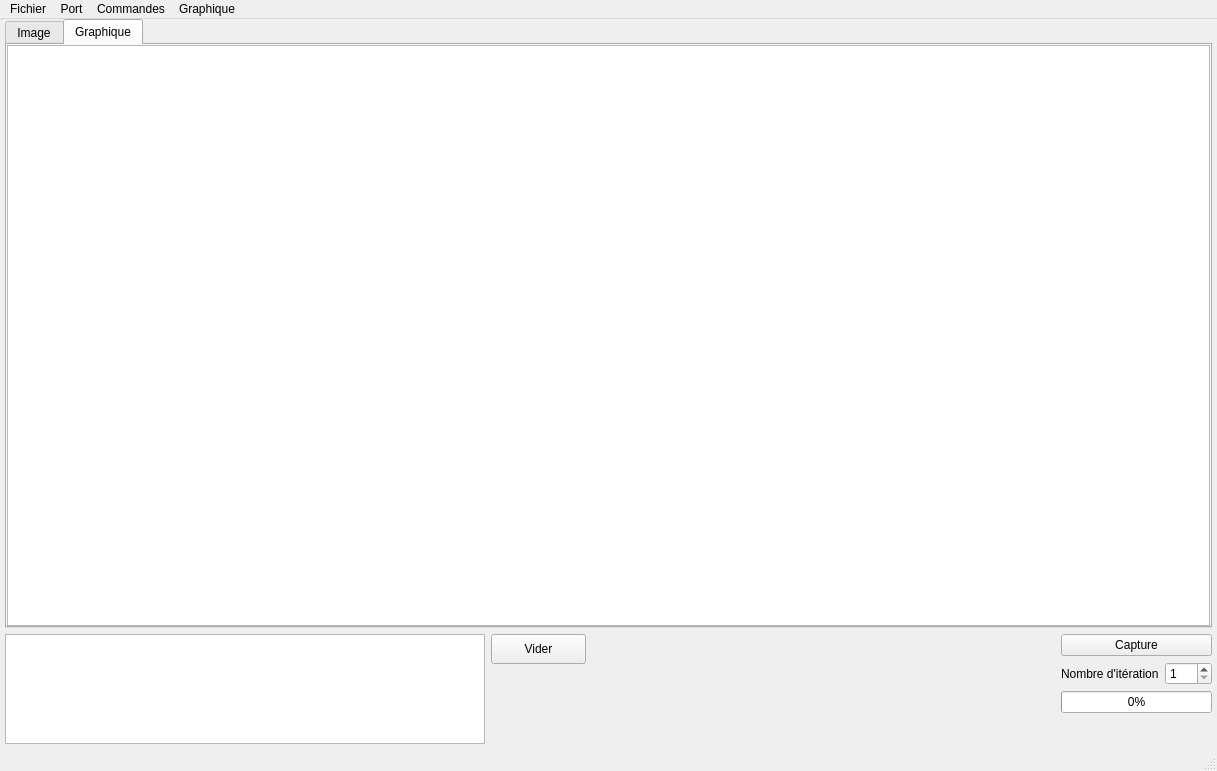
<?xml version="1.0" encoding="UTF-8"?>
<ui version="4.0">
 <class>MainWindow</class>
 <widget class="QMainWindow" name="MainWindow">
  <property name="windowModality">
   <enum>Qt::NonModal</enum>
  </property>
  <property name="geometry">
   <rect>
    <x>0</x>
    <y>0</y>
    <width>1217</width>
    <height>771</height>
   </rect>
  </property>
  <property name="minimumSize">
   <size>
    <width>1135</width>
    <height>730</height>
   </size>
  </property>
  <property name="windowTitle">
   <string>Camera GUI</string>
  </property>
  <property name="windowIcon">
   <iconset>
    <normaloff>ulaval_shield.png</normaloff>ulaval_shield.png</iconset>
  </property>
  <widget class="QWidget" name="centralwidget">
   <layout class="QGridLayout" name="gridLayout" rowstretch="1,0" columnstretch="1,0">
    <property name="sizeConstraint">
     <enum>QLayout::SetDefaultConstraint</enum>
    </property>
    <property name="leftMargin">
     <number>5</number>
    </property>
    <property name="topMargin">
     <number>0</number>
    </property>
    <property name="rightMargin">
     <number>5</number>
    </property>
    <property name="bottomMargin">
     <number>5</number>
    </property>
    <item row="0" column="0" colspan="2">
     <widget class="QTabWidget" name="tabWidget">
      <property name="sizeIncrement">
       <size>
        <width>1</width>
        <height>1</height>
       </size>
      </property>
      <property name="tabPosition">
       <enum>QTabWidget::North</enum>
      </property>
      <property name="tabShape">
       <enum>QTabWidget::Rounded</enum>
      </property>
      <property name="currentIndex">
       <number>1</number>
      </property>
      <property name="usesScrollButtons">
       <bool>true</bool>
      </property>
      <widget class="QWidget" name="tab_image">
       <attribute name="title">
        <string>Image</string>
       </attribute>
       <layout class="QVBoxLayout" name="verticalLayout_8">
        <property name="leftMargin">
         <number>0</number>
        </property>
        <property name="topMargin">
         <number>0</number>
        </property>
        <property name="rightMargin">
         <number>0</number>
        </property>
        <property name="bottomMargin">
         <number>0</number>
        </property>
        <item>
         <widget class="QLabel" name="image_capteur">
          <property name="sizePolicy">
           <sizepolicy hsizetype="Preferred" vsizetype="Preferred">
            <horstretch>0</horstretch>
            <verstretch>0</verstretch>
           </sizepolicy>
          </property>
          <property name="cursor">
           <cursorShape>ArrowCursor</cursorShape>
          </property>
          <property name="text">
           <string/>
          </property>
          <property name="scaledContents">
           <bool>true</bool>
          </property>
          <property name="indent">
           <number>-1</number>
          </property>
         </widget>
        </item>
       </layout>
      </widget>
      <widget class="QWidget" name="tab_graphique">
       <property name="sizePolicy">
        <sizepolicy hsizetype="Expanding" vsizetype="Expanding">
         <horstretch>0</horstretch>
         <verstretch>0</verstretch>
        </sizepolicy>
       </property>
       <property name="minimumSize">
        <size>
         <width>1187</width>
         <height>573</height>
        </size>
       </property>
       <attribute name="title">
        <string>Graphique</string>
       </attribute>
       <layout class="QVBoxLayout" name="verticalLayout_9" stretch="0">
        <property name="leftMargin">
         <number>0</number>
        </property>
        <property name="topMargin">
         <number>0</number>
        </property>
        <property name="rightMargin">
         <number>0</number>
        </property>
        <property name="bottomMargin">
         <number>0</number>
        </property>
        <item>
         <widget class="PlotWidget" name="graphicsView_moyenne">
          <property name="sizePolicy">
           <sizepolicy hsizetype="Preferred" vsizetype="Preferred">
            <horstretch>0</horstretch>
            <verstretch>0</verstretch>
           </sizepolicy>
          </property>
          <property name="sizeIncrement">
           <size>
            <width>1</width>
            <height>1</height>
           </size>
          </property>
         </widget>
        </item>
       </layout>
      </widget>
     </widget>
    </item>
    <item row="1" column="1">
     <layout class="QFormLayout" name="formLayout">
      <item row="0" column="0" colspan="2">
       <widget class="QPushButton" name="bouton_capture">
        <property name="sizePolicy">
         <sizepolicy hsizetype="Preferred" vsizetype="Preferred">
          <horstretch>0</horstretch>
          <verstretch>0</verstretch>
         </sizepolicy>
        </property>
        <property name="text">
         <string>Capture</string>
        </property>
       </widget>
      </item>
      <item row="1" column="0">
       <widget class="QLabel" name="label_nbrCapture">
        <property name="text">
         <string>Nombre d'itération</string>
        </property>
       </widget>
      </item>
      <item row="1" column="1">
       <widget class="QSpinBox" name="spinBox_nbrCapture">
        <property name="minimum">
         <number>1</number>
        </property>
        <property name="maximum">
         <number>100</number>
        </property>
       </widget>
      </item>
      <item row="2" column="0" colspan="2">
       <widget class="QProgressBar" name="progressBar_nbrCapture">
        <property name="value">
         <number>0</number>
        </property>
        <property name="textVisible">
         <bool>true</bool>
        </property>
       </widget>
      </item>
     </layout>
    </item>
    <item row="1" column="0">
     <layout class="QFormLayout" name="formLayout_2">
      <property name="sizeConstraint">
       <enum>QLayout::SetDefaultConstraint</enum>
      </property>
      <property name="topMargin">
       <number>0</number>
      </property>
      <item row="0" column="0">
       <widget class="QTextBrowser" name="textBrowser">
        <property name="sizePolicy">
         <sizepolicy hsizetype="Expanding" vsizetype="Expanding">
          <horstretch>1</horstretch>
          <verstretch>1</verstretch>
         </sizepolicy>
        </property>
        <property name="minimumSize">
         <size>
          <width>480</width>
          <height>110</height>
         </size>
        </property>
        <property name="maximumSize">
         <size>
          <width>480</width>
          <height>110</height>
         </size>
        </property>
       </widget>
      </item>
      <item row="0" column="1">
       <widget class="QPushButton" name="bouton_vider">
        <property name="sizePolicy">
         <sizepolicy hsizetype="Fixed" vsizetype="Fixed">
          <horstretch>0</horstretch>
          <verstretch>0</verstretch>
         </sizepolicy>
        </property>
        <property name="minimumSize">
         <size>
          <width>95</width>
          <height>30</height>
         </size>
        </property>
        <property name="maximumSize">
         <size>
          <width>95</width>
          <height>30</height>
         </size>
        </property>
        <property name="focusPolicy">
         <enum>Qt::StrongFocus</enum>
        </property>
        <property name="layoutDirection">
         <enum>Qt::LeftToRight</enum>
        </property>
        <property name="text">
         <string>Vider</string>
        </property>
        <property name="flat">
         <bool>false</bool>
        </property>
       </widget>
      </item>
     </layout>
    </item>
   </layout>
  </widget>
  <widget class="QMenuBar" name="menubar">
   <property name="geometry">
    <rect>
     <x>0</x>
     <y>0</y>
     <width>1217</width>
     <height>26</height>
    </rect>
   </property>
   <widget class="QMenu" name="menuFile">
    <property name="title">
     <string>Fichier</string>
    </property>
    <widget class="QMenu" name="menuEnregistrer">
     <property name="title">
      <string>Enregistrer</string>
     </property>
     <addaction name="actionGroupe_de_pixels"/>
     <addaction name="actionEnr_moyenne_colonnes"/>
    </widget>
    <addaction name="menuEnregistrer"/>
    <addaction name="actionQuitter"/>
   </widget>
   <widget class="QMenu" name="menuPort">
    <property name="title">
     <string>Port</string>
    </property>
    <widget class="QMenu" name="menuDisponible">
     <property name="title">
      <string>Disponible</string>
     </property>
     <addaction name="actionActualiser"/>
     <addaction name="separator"/>
    </widget>
    <addaction name="menuDisponible"/>
    <addaction name="separator"/>
    <addaction name="actionOuvrir"/>
    <addaction name="actionFermer"/>
   </widget>
   <widget class="QMenu" name="menuCommandes">
    <property name="title">
     <string>Commandes</string>
    </property>
    <widget class="QMenu" name="menuDimensions">
     <property name="title">
      <string>Dimensions</string>
     </property>
     <addaction name="action320x240"/>
     <addaction name="action640x480"/>
     <addaction name="action1024x768"/>
     <addaction name="action1280x960"/>
     <addaction name="action1600x1200"/>
     <addaction name="action2048x1536"/>
     <addaction name="action2592x1944"/>
    </widget>
    <widget class="QMenu" name="menuFormat">
     <property name="title">
      <string>Format</string>
     </property>
     <addaction name="actionJPEG"/>
     <addaction name="actionRAW"/>
     <addaction name="actionBMP"/>
    </widget>
    <widget class="QMenu" name="menuCapture">
     <property name="title">
      <string>Capture</string>
     </property>
     <addaction name="actionCapture"/>
     <addaction name="actionTest"/>
    </widget>
    <widget class="QMenu" name="menuSaturation">
     <property name="title">
      <string>Saturation</string>
     </property>
     <addaction name="actionSaturation4"/>
     <addaction name="actionSaturation3"/>
     <addaction name="actionSaturation2"/>
     <addaction name="actionSaturation1"/>
     <addaction name="actionSaturation0"/>
     <addaction name="actionSaturation_1"/>
     <addaction name="actionSaturation_2"/>
     <addaction name="actionSaturation_3"/>
     <addaction name="actionSaturation_4"/>
    </widget>
    <widget class="QMenu" name="menuBrightness">
     <property name="title">
      <string>Brightness</string>
     </property>
     <addaction name="actionBrightness4"/>
     <addaction name="actionBrightness3"/>
     <addaction name="actionBrightness2"/>
     <addaction name="actionBrightness1"/>
     <addaction name="actionBrightness0"/>
     <addaction name="actionBrightness_1"/>
     <addaction name="actionBrightness_2"/>
     <addaction name="actionBrightness_3"/>
     <addaction name="actionBrightness_4"/>
    </widget>
    <widget class="QMenu" name="menuContrast">
     <property name="title">
      <string>Contrast</string>
     </property>
     <addaction name="actionContrast4"/>
     <addaction name="actionContrast3"/>
     <addaction name="actionContrast2"/>
     <addaction name="actionContrast1"/>
     <addaction name="actionContrast0"/>
     <addaction name="actionContrast_1"/>
     <addaction name="actionContrast_2"/>
     <addaction name="actionContrast_3"/>
     <addaction name="actionContrast_4"/>
    </widget>
    <widget class="QMenu" name="menuSharpness">
     <property name="title">
      <string>Sharpness</string>
     </property>
     <addaction name="actionAuto_Sharpness_default"/>
     <addaction name="actionAuto_Sharpness_1"/>
     <addaction name="actionAuto_Sharpness_2"/>
     <addaction name="separator"/>
     <addaction name="actionManual_Sharpnessoff"/>
     <addaction name="actionManual_Sharpness1"/>
     <addaction name="actionManual_Sharpness2"/>
     <addaction name="actionManual_Sharpness3"/>
     <addaction name="actionManual_Sharpness4"/>
     <addaction name="actionManual_Sharpness5"/>
    </widget>
    <widget class="QMenu" name="menuExposure">
     <property name="title">
      <string>Exposure</string>
     </property>
     <addaction name="actionExposure_1_7EV"/>
     <addaction name="actionExposure_1_3EV"/>
     <addaction name="actionExposure_1EV"/>
     <addaction name="actionExposure_0_7EV"/>
     <addaction name="actionExposure_0_3EV"/>
     <addaction name="actionExposure_default"/>
     <addaction name="actionExposure0_7EV"/>
     <addaction name="actionExposure1EV"/>
     <addaction name="actionExposure1_3EV"/>
     <addaction name="actionExposure1_7EV"/>
    </widget>
    <widget class="QMenu" name="menuMirror">
     <property name="title">
      <string>Mirror</string>
     </property>
     <addaction name="actionMirror_2"/>
     <addaction name="actionFlip"/>
     <addaction name="actionMirror_Flip"/>
     <addaction name="actionNormal"/>
    </widget>
    <widget class="QMenu" name="menuHue">
     <property name="title">
      <string>Hue</string>
     </property>
     <addaction name="actiondegree_180"/>
     <addaction name="actiondegree_150"/>
     <addaction name="actiondegree_120"/>
     <addaction name="actiondegree_90"/>
     <addaction name="actiondegree_60"/>
     <addaction name="actiondegree_30"/>
     <addaction name="actiondegree0"/>
     <addaction name="actiondegree30"/>
     <addaction name="actiondegree60"/>
     <addaction name="actiondegree90"/>
     <addaction name="actiondegree120"/>
     <addaction name="actiondegree150"/>
    </widget>
    <widget class="QMenu" name="menuSpecial_Effect">
     <property name="title">
      <string>Special Effect</string>
     </property>
     <addaction name="actionNo_Effect"/>
     <addaction name="actionBW"/>
     <addaction name="actionBluish"/>
     <addaction name="actionSepia"/>
     <addaction name="actionReddish"/>
     <addaction name="actionGreenish"/>
     <addaction name="actionNegative"/>
    </widget>
    <widget class="QMenu" name="menuTests">
     <property name="title">
      <string>Tests</string>
     </property>
     <addaction name="actionColor_bar"/>
     <addaction name="actionColor_square"/>
     <addaction name="actionBW_square"/>
     <addaction name="actionDLI"/>
    </widget>
    <widget class="QMenu" name="menuLight_mode">
     <property name="title">
      <string>Light mode</string>
     </property>
     <addaction name="actionAdvanced_AWB"/>
     <addaction name="actionSimple_AWB"/>
     <addaction name="actionManual_day"/>
     <addaction name="actionManual_A"/>
     <addaction name="actionManual_cwf"/>
     <addaction name="actionManual_cloudy"/>
    </widget>
    <addaction name="menuDimensions"/>
    <addaction name="menuCapture"/>
    <addaction name="menuFormat"/>
    <addaction name="separator"/>
    <addaction name="menuSaturation"/>
    <addaction name="menuBrightness"/>
    <addaction name="menuContrast"/>
    <addaction name="menuSharpness"/>
    <addaction name="menuExposure"/>
    <addaction name="menuMirror"/>
    <addaction name="menuHue"/>
    <addaction name="menuLight_mode"/>
    <addaction name="menuSpecial_Effect"/>
    <addaction name="separator"/>
    <addaction name="menuTests"/>
   </widget>
   <widget class="QMenu" name="menuGraphique">
    <property name="title">
     <string>Graphique</string>
    </property>
    <addaction name="actionMoyenne_colonne"/>
    <addaction name="actionListe_pixels"/>
   </widget>
   <addaction name="menuFile"/>
   <addaction name="menuPort"/>
   <addaction name="menuCommandes"/>
   <addaction name="menuGraphique"/>
  </widget>
  <widget class="QStatusBar" name="statusbar"/>
  <action name="actionQuitter">
   <property name="text">
    <string>Quitter</string>
   </property>
  </action>
  <action name="actionGroupe_de_pixels">
   <property name="text">
    <string>Groupe de pixels</string>
   </property>
  </action>
  <action name="actionEnr_moyenne_colonnes">
   <property name="text">
    <string>Moyenne colonnes</string>
   </property>
  </action>
  <action name="actionOuvrir">
   <property name="text">
    <string>Ouvrir</string>
   </property>
  </action>
  <action name="actionFermer">
   <property name="text">
    <string>Fermer</string>
   </property>
  </action>
  <action name="action320x240">
   <property name="checkable">
    <bool>true</bool>
   </property>
   <property name="checked">
    <bool>true</bool>
   </property>
   <property name="text">
    <string>320x240</string>
   </property>
  </action>
  <action name="action640x480">
   <property name="checkable">
    <bool>true</bool>
   </property>
   <property name="text">
    <string>640x480</string>
   </property>
  </action>
  <action name="action1024x768">
   <property name="checkable">
    <bool>true</bool>
   </property>
   <property name="text">
    <string>1024x768</string>
   </property>
  </action>
  <action name="action1280x960">
   <property name="checkable">
    <bool>true</bool>
   </property>
   <property name="text">
    <string>1280x960</string>
   </property>
  </action>
  <action name="action1600x1200">
   <property name="checkable">
    <bool>true</bool>
   </property>
   <property name="text">
    <string>1600x1200</string>
   </property>
  </action>
  <action name="action2048x1536">
   <property name="checkable">
    <bool>true</bool>
   </property>
   <property name="text">
    <string>2048x1536</string>
   </property>
  </action>
  <action name="action2592x1944">
   <property name="checkable">
    <bool>true</bool>
   </property>
   <property name="text">
    <string>2592x1944</string>
   </property>
  </action>
  <action name="actionJPEG">
   <property name="checkable">
    <bool>true</bool>
   </property>
   <property name="checked">
    <bool>true</bool>
   </property>
   <property name="text">
    <string>JPEG</string>
   </property>
  </action>
  <action name="actionRAW">
   <property name="checkable">
    <bool>true</bool>
   </property>
   <property name="text">
    <string>RAW</string>
   </property>
  </action>
  <action name="actionMoyenne_colonne">
   <property name="text">
    <string>Moyenne colonnes</string>
   </property>
  </action>
  <action name="actionListe_pixels">
   <property name="text">
    <string>Liste pixels</string>
   </property>
  </action>
  <action name="actionTest">
   <property name="text">
    <string>Test</string>
   </property>
   <property name="toolTip">
    <string>Test</string>
   </property>
   <property name="statusTip">
    <string/>
   </property>
   <property name="whatsThis">
    <string/>
   </property>
  </action>
  <action name="actionCapture">
   <property name="text">
    <string>Capture</string>
   </property>
  </action>
  <action name="actionActualiser">
   <property name="text">
    <string>Actualiser</string>
   </property>
  </action>
  <action name="actionSaturation4">
   <property name="checkable">
    <bool>true</bool>
   </property>
   <property name="text">
    <string>Saturation4</string>
   </property>
  </action>
  <action name="actionSaturation3">
   <property name="checkable">
    <bool>true</bool>
   </property>
   <property name="text">
    <string>Saturation3</string>
   </property>
  </action>
  <action name="actionSaturation2">
   <property name="checkable">
    <bool>true</bool>
   </property>
   <property name="text">
    <string>Saturation2</string>
   </property>
  </action>
  <action name="actionSaturation1">
   <property name="checkable">
    <bool>true</bool>
   </property>
   <property name="text">
    <string>Saturation1</string>
   </property>
  </action>
  <action name="actionSaturation0">
   <property name="checkable">
    <bool>true</bool>
   </property>
   <property name="checked">
    <bool>true</bool>
   </property>
   <property name="text">
    <string>Saturation0</string>
   </property>
  </action>
  <action name="actionSaturation_1">
   <property name="checkable">
    <bool>true</bool>
   </property>
   <property name="text">
    <string>Saturation_1</string>
   </property>
  </action>
  <action name="actionSaturation_2">
   <property name="checkable">
    <bool>true</bool>
   </property>
   <property name="text">
    <string>Saturation_2</string>
   </property>
  </action>
  <action name="actionSaturation_3">
   <property name="checkable">
    <bool>true</bool>
   </property>
   <property name="text">
    <string>Saturation_3</string>
   </property>
  </action>
  <action name="actionSaturation_4">
   <property name="checkable">
    <bool>true</bool>
   </property>
   <property name="checked">
    <bool>false</bool>
   </property>
   <property name="enabled">
    <bool>true</bool>
   </property>
   <property name="text">
    <string>Saturation_4</string>
   </property>
  </action>
  <action name="actionBrightness4">
   <property name="checkable">
    <bool>true</bool>
   </property>
   <property name="text">
    <string>Brightness4</string>
   </property>
  </action>
  <action name="actionBrightness3">
   <property name="checkable">
    <bool>true</bool>
   </property>
   <property name="text">
    <string>Brightness3</string>
   </property>
  </action>
  <action name="actionBrightness2">
   <property name="checkable">
    <bool>true</bool>
   </property>
   <property name="text">
    <string>Brightness2</string>
   </property>
  </action>
  <action name="actionBrightness1">
   <property name="checkable">
    <bool>true</bool>
   </property>
   <property name="text">
    <string>Brightness1</string>
   </property>
  </action>
  <action name="actionBrightness0">
   <property name="checkable">
    <bool>true</bool>
   </property>
   <property name="checked">
    <bool>true</bool>
   </property>
   <property name="text">
    <string>Brightness0</string>
   </property>
  </action>
  <action name="actionBrightness_1">
   <property name="checkable">
    <bool>true</bool>
   </property>
   <property name="text">
    <string>Brightness_1</string>
   </property>
  </action>
  <action name="actionBrightness_2">
   <property name="checkable">
    <bool>true</bool>
   </property>
   <property name="text">
    <string>Brightness_2</string>
   </property>
  </action>
  <action name="actionBrightness_3">
   <property name="checkable">
    <bool>true</bool>
   </property>
   <property name="text">
    <string>Brightness_3</string>
   </property>
  </action>
  <action name="actionBrightness_4">
   <property name="checkable">
    <bool>true</bool>
   </property>
   <property name="checked">
    <bool>false</bool>
   </property>
   <property name="text">
    <string>Brightness_4</string>
   </property>
  </action>
  <action name="actionContrast4">
   <property name="checkable">
    <bool>true</bool>
   </property>
   <property name="text">
    <string>Contrast4</string>
   </property>
  </action>
  <action name="actionContrast3">
   <property name="checkable">
    <bool>true</bool>
   </property>
   <property name="text">
    <string>Contrast3</string>
   </property>
  </action>
  <action name="actionContrast2">
   <property name="checkable">
    <bool>true</bool>
   </property>
   <property name="text">
    <string>Contrast2</string>
   </property>
  </action>
  <action name="actionContrast1">
   <property name="checkable">
    <bool>true</bool>
   </property>
   <property name="text">
    <string>Contrast1</string>
   </property>
  </action>
  <action name="actionContrast0">
   <property name="checkable">
    <bool>true</bool>
   </property>
   <property name="checked">
    <bool>true</bool>
   </property>
   <property name="text">
    <string>Contrast0</string>
   </property>
  </action>
  <action name="actionContrast_1">
   <property name="checkable">
    <bool>true</bool>
   </property>
   <property name="text">
    <string>Contrast_1</string>
   </property>
  </action>
  <action name="actionContrast_2">
   <property name="checkable">
    <bool>true</bool>
   </property>
   <property name="text">
    <string>Contrast_2</string>
   </property>
  </action>
  <action name="actionContrast_3">
   <property name="checkable">
    <bool>true</bool>
   </property>
   <property name="text">
    <string>Contrast_3</string>
   </property>
  </action>
  <action name="actionContrast_4">
   <property name="checkable">
    <bool>true</bool>
   </property>
   <property name="checked">
    <bool>false</bool>
   </property>
   <property name="text">
    <string>Contrast_4</string>
   </property>
  </action>
  <action name="actionAuto_Sharpness_default">
   <property name="checkable">
    <bool>true</bool>
   </property>
   <property name="checked">
    <bool>true</bool>
   </property>
   <property name="text">
    <string>Auto_Sharpness_default</string>
   </property>
  </action>
  <action name="actionAuto_Sharpness_1">
   <property name="checkable">
    <bool>true</bool>
   </property>
   <property name="text">
    <string>Auto_Sharpness_1</string>
   </property>
  </action>
  <action name="actionAuto_Sharpness_2">
   <property name="checkable">
    <bool>true</bool>
   </property>
   <property name="text">
    <string>Auto_Sharpness_2</string>
   </property>
  </action>
  <action name="actionManual_Sharpnessoff">
   <property name="checkable">
    <bool>true</bool>
   </property>
   <property name="checked">
    <bool>true</bool>
   </property>
   <property name="text">
    <string>Manual_Sharpnessoff</string>
   </property>
  </action>
  <action name="actionManual_Sharpness1">
   <property name="checkable">
    <bool>true</bool>
   </property>
   <property name="text">
    <string>Manual_Sharpness1</string>
   </property>
  </action>
  <action name="actionManual_Sharpness2">
   <property name="checkable">
    <bool>true</bool>
   </property>
   <property name="text">
    <string>Manual_Sharpness2</string>
   </property>
  </action>
  <action name="actionManual_Sharpness3">
   <property name="checkable">
    <bool>true</bool>
   </property>
   <property name="text">
    <string>Manual_Sharpness3</string>
   </property>
  </action>
  <action name="actionManual_Sharpness4">
   <property name="checkable">
    <bool>true</bool>
   </property>
   <property name="text">
    <string>Manual_Sharpness4</string>
   </property>
  </action>
  <action name="actionManual_Sharpness5">
   <property name="checkable">
    <bool>true</bool>
   </property>
   <property name="text">
    <string>Manual_Sharpness5</string>
   </property>
  </action>
  <action name="actionExposure_1_7EV">
   <property name="checkable">
    <bool>true</bool>
   </property>
   <property name="text">
    <string>Exposure_1.7EV</string>
   </property>
  </action>
  <action name="actionExposure_1_3EV">
   <property name="checkable">
    <bool>true</bool>
   </property>
   <property name="text">
    <string>Exposure_1.3EV</string>
   </property>
  </action>
  <action name="actionExposure_1EV">
   <property name="checkable">
    <bool>true</bool>
   </property>
   <property name="text">
    <string>Exposure_1EV</string>
   </property>
  </action>
  <action name="actionExposure_0_7EV">
   <property name="checkable">
    <bool>true</bool>
   </property>
   <property name="text">
    <string>Exposure_0.7EV</string>
   </property>
  </action>
  <action name="actionExposure_0_3EV">
   <property name="checkable">
    <bool>true</bool>
   </property>
   <property name="text">
    <string>Exposure_0.3EV</string>
   </property>
  </action>
  <action name="actionExposure_default">
   <property name="checkable">
    <bool>true</bool>
   </property>
   <property name="checked">
    <bool>false</bool>
   </property>
   <property name="text">
    <string>Exposure_default</string>
   </property>
  </action>
  <action name="actionExposure0_7EV">
   <property name="checkable">
    <bool>true</bool>
   </property>
   <property name="text">
    <string>Exposure0.7EV</string>
   </property>
  </action>
  <action name="actionExposure1EV">
   <property name="checkable">
    <bool>true</bool>
   </property>
   <property name="text">
    <string>Exposure1EV</string>
   </property>
  </action>
  <action name="actionExposure1_3EV">
   <property name="checkable">
    <bool>true</bool>
   </property>
   <property name="text">
    <string>Exposure1.3EV</string>
   </property>
  </action>
  <action name="actionExposure1_7EV">
   <property name="checkable">
    <bool>true</bool>
   </property>
   <property name="checked">
    <bool>false</bool>
   </property>
   <property name="text">
    <string>Exposure1.7EV</string>
   </property>
  </action>
  <action name="actionMirror_2">
   <property name="checkable">
    <bool>true</bool>
   </property>
   <property name="text">
    <string>Mirror</string>
   </property>
  </action>
  <action name="actionFlip">
   <property name="checkable">
    <bool>true</bool>
   </property>
   <property name="text">
    <string>Flip</string>
   </property>
  </action>
  <action name="actionMirror_Flip">
   <property name="checkable">
    <bool>true</bool>
   </property>
   <property name="text">
    <string>Mirror_Flip</string>
   </property>
  </action>
  <action name="actionNormal">
   <property name="checkable">
    <bool>true</bool>
   </property>
   <property name="checked">
    <bool>true</bool>
   </property>
   <property name="text">
    <string>Normal</string>
   </property>
  </action>
  <action name="actiondegree_180">
   <property name="checkable">
    <bool>true</bool>
   </property>
   <property name="text">
    <string>degree_180</string>
   </property>
  </action>
  <action name="actiondegree_150">
   <property name="checkable">
    <bool>true</bool>
   </property>
   <property name="text">
    <string>degree_150</string>
   </property>
  </action>
  <action name="actiondegree_120">
   <property name="checkable">
    <bool>true</bool>
   </property>
   <property name="text">
    <string>degree_120</string>
   </property>
  </action>
  <action name="actiondegree_90">
   <property name="checkable">
    <bool>true</bool>
   </property>
   <property name="text">
    <string>degree_90</string>
   </property>
  </action>
  <action name="actiondegree_60">
   <property name="checkable">
    <bool>true</bool>
   </property>
   <property name="text">
    <string>degree_60</string>
   </property>
  </action>
  <action name="actiondegree_30">
   <property name="checkable">
    <bool>true</bool>
   </property>
   <property name="checked">
    <bool>false</bool>
   </property>
   <property name="text">
    <string>degree_30</string>
   </property>
  </action>
  <action name="actiondegree0">
   <property name="checkable">
    <bool>true</bool>
   </property>
   <property name="checked">
    <bool>true</bool>
   </property>
   <property name="text">
    <string>degree0</string>
   </property>
  </action>
  <action name="actiondegree30">
   <property name="checkable">
    <bool>true</bool>
   </property>
   <property name="text">
    <string>degree30</string>
   </property>
  </action>
  <action name="actiondegree60">
   <property name="checkable">
    <bool>true</bool>
   </property>
   <property name="text">
    <string>degree60</string>
   </property>
  </action>
  <action name="actiondegree90">
   <property name="checkable">
    <bool>true</bool>
   </property>
   <property name="text">
    <string>degree90</string>
   </property>
  </action>
  <action name="actiondegree120">
   <property name="checkable">
    <bool>true</bool>
   </property>
   <property name="text">
    <string>degree120</string>
   </property>
  </action>
  <action name="actiondegree150">
   <property name="checkable">
    <bool>true</bool>
   </property>
   <property name="checked">
    <bool>false</bool>
   </property>
   <property name="text">
    <string>degree150</string>
   </property>
  </action>
  <action name="actionNo_Effect">
   <property name="checkable">
    <bool>true</bool>
   </property>
   <property name="checked">
    <bool>true</bool>
   </property>
   <property name="text">
    <string>No Effect</string>
   </property>
  </action>
  <action name="actionBW">
   <property name="checkable">
    <bool>true</bool>
   </property>
   <property name="text">
    <string>BW</string>
   </property>
  </action>
  <action name="actionBluish">
   <property name="checkable">
    <bool>true</bool>
   </property>
   <property name="text">
    <string>Bluish</string>
   </property>
  </action>
  <action name="actionSepia">
   <property name="checkable">
    <bool>true</bool>
   </property>
   <property name="text">
    <string>Sepia</string>
   </property>
  </action>
  <action name="actionReddish">
   <property name="checkable">
    <bool>true</bool>
   </property>
   <property name="text">
    <string>Reddish</string>
   </property>
  </action>
  <action name="actionGreenish">
   <property name="checkable">
    <bool>true</bool>
   </property>
   <property name="text">
    <string>Greenish</string>
   </property>
  </action>
  <action name="actionNegative">
   <property name="checkable">
    <bool>true</bool>
   </property>
   <property name="checked">
    <bool>false</bool>
   </property>
   <property name="text">
    <string>Negative</string>
   </property>
  </action>
  <action name="actionColor_bar">
   <property name="checkable">
    <bool>true</bool>
   </property>
   <property name="text">
    <string>Color_bar</string>
   </property>
  </action>
  <action name="actionColor_square">
   <property name="checkable">
    <bool>true</bool>
   </property>
   <property name="text">
    <string>Color_square</string>
   </property>
  </action>
  <action name="actionBW_square">
   <property name="checkable">
    <bool>true</bool>
   </property>
   <property name="text">
    <string>BW_square</string>
   </property>
  </action>
  <action name="actionDLI">
   <property name="checkable">
    <bool>true</bool>
   </property>
   <property name="text">
    <string>DLI</string>
   </property>
  </action>
  <action name="actionAdvanced_AWB">
   <property name="checkable">
    <bool>true</bool>
   </property>
   <property name="text">
    <string>Advanced_AWB</string>
   </property>
  </action>
  <action name="actionSimple_AWB">
   <property name="checkable">
    <bool>true</bool>
   </property>
   <property name="text">
    <string>Simple_AWB</string>
   </property>
  </action>
  <action name="actionManual_day">
   <property name="checkable">
    <bool>true</bool>
   </property>
   <property name="text">
    <string>Manual_day</string>
   </property>
  </action>
  <action name="actionManual_A">
   <property name="checkable">
    <bool>true</bool>
   </property>
   <property name="text">
    <string>Manual_A</string>
   </property>
  </action>
  <action name="actionManual_cwf">
   <property name="checkable">
    <bool>true</bool>
   </property>
   <property name="text">
    <string>Manual_cwf</string>
   </property>
  </action>
  <action name="actionManual_cloudy">
   <property name="checkable">
    <bool>true</bool>
   </property>
   <property name="text">
    <string>Manual_cloudy</string>
   </property>
  </action>
  <action name="actionBMP">
   <property name="checkable">
    <bool>true</bool>
   </property>
   <property name="text">
    <string>BMP</string>
   </property>
  </action>
 </widget>
 <customwidgets>
  <customwidget>
   <class>PlotWidget</class>
   <extends>QGraphicsView</extends>
   <header>pyqtgraph</header>
  </customwidget>
 </customwidgets>
 <resources/>
 <connections/>
</ui>
